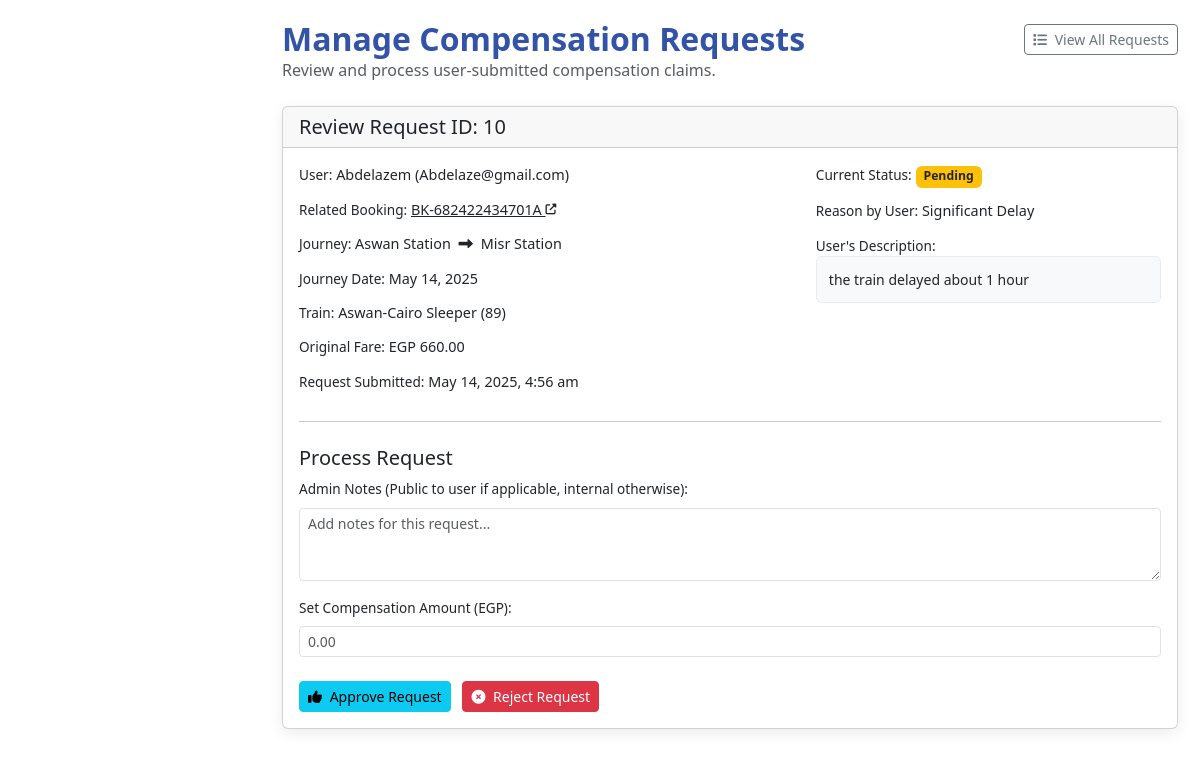
/views/Admin/compensation_requests_admin.php?view_id=10 (signed in), run on the app's committed database.
### tables this page shows
CREATE TABLE `compensation_requests` (
  `request_id` int(10) UNSIGNED NOT NULL,
  `user_id` int(11) NOT NULL,
  `booking_id` int(11) NOT NULL COMMENT 'Reference to bookings.id',
  `request_date` timestamp NOT NULL DEFAULT current_timestamp(),
  `reason_for_request` text NOT NULL,
  `detailed_description` text DEFAULT NULL,
  `status` enum('PENDING','APPROVED','REJECTED','PROCESSED') DEFAULT 'PENDING',
  `admin_notes` text DEFAULT NULL,
  `processed_by_user_id` int(11) DEFAULT NULL COMMENT 'Admin user ID who processed it, matches users.user_id',
  `compensation_amount` decimal(10,2) DEFAULT NULL,
  `processed_date` timestamp NULL DEFAULT NULL,
  `created_at` timestamp NOT NULL DEFAULT current_timestamp(),
  `updated_at` timestamp NOT NULL DEFAULT current_timestamp() ON UPDATE current_timestamp()
);

CREATE TABLE `users` (
  `user_id` int(11) NOT NULL,
  `username` varchar(100) DEFAULT NULL,
  `email` varchar(100) DEFAULT NULL,
  `password` varchar(255) DEFAULT NULL,
  `balance` decimal(10,2) DEFAULT 0.00,
  `last_recharge_date` date DEFAULT NULL,
  `roleid` int(11) NOT NULL,
  `role` varchar(20) NOT NULL DEFAULT 'user',
  `created_at` timestamp NOT NULL DEFAULT current_timestamp(),
  `last_login` timestamp NULL DEFAULT NULL,
  `updated_at` timestamp NOT NULL DEFAULT current_timestamp() ON UPDATE current_timestamp()
);

CREATE TABLE `bookings` (
  `id` int(11) NOT NULL,
  `booking_id` varchar(20) NOT NULL,
  `user_id` int(11) NOT NULL,
  `source_station` varchar(50) NOT NULL,
  `destination_station` varchar(50) NOT NULL,
  `booking_date` datetime NOT NULL,
  `departure_time` time NOT NULL,
  `class` varchar(20) NOT NULL,
  `fare` decimal(10,2) NOT NULL,
  `train_name` varchar(50) NOT NULL,
  `train_number` varchar(20) NOT NULL,
  `status` varchar(20) NOT NULL DEFAULT 'Confirmed',
  `passengers` int(11) NOT NULL DEFAULT 1,
  `ticket_type` enum('one-way','return') NOT NULL DEFAULT 'one-way',
  `return_date` date DEFAULT NULL,
  `created_at` timestamp NOT NULL DEFAULT current_timestamp()
);

### models/CompensationRequest.php (called while the page is built, shortened)
<?php
class CompensationRequest
{
    private $db;
    private $table = 'compensation_requests';
    public function __construct(PDO $pdo_connection)
    {
        $this->db = $pdo_connection;
    }
    public function getByIdWithDetails($request_id)
    {
        $query = "SELECT cr.*,
                         u.username as user_username, u.email as user_email,
                         b.booking_id as display_booking_id,
                         b.source_station as booking_source_station,
                         b.destination_station as booking_destination_station,
                         b.booking_date as booking_journey_date,
                         b.train_name as booking_train_name,
                         b.train_number as booking_train_number,
                         b.fare as booking_original_fare,
                         admin_user.username as processed_by_admin_username
                  FROM " . $this->table . " cr
                  JOIN users u ON cr.user_id = u.user_id
                  JOIN bookings b ON cr.booking_id = b.id
                  LEFT JOIN users admin_user ON cr.processed_by_user_id = admin_user.user_id
                  WHERE cr.request_id = :request_id
                  LIMIT 1";
        try {
            $stmt = $this->db->prepare($query);
            $stmt->bindParam(':request_id', $request_id, PDO::PARAM_INT);
            $stmt->execute();
            return $stmt->fetch(PDO::FETCH_ASSOC);
        } catch (PDOException $e) {
            $this->lastError = "GetByIdWithDetails Error: " . $e->getMessage();
            error_log($this->lastError . " | Request ID: " . $request_id);
            return false;
        }
    }
}

### views/Admin/compensation_requests_admin.php (the view, shortened to what this page needs)
<?php
require_once __DIR__ . '/../../models/CompensationRequest.php';
$filter_by_status = $_GET['status'] ?? '';
$view_specific_request_id = $_GET['view_id'] ?? null;
$request_details_to_view = null;
try {
    $dbController = DBController::getInstance();
    $pdo_connection = $dbController->getConnection();
    $compensationRequestModel = new CompensationRequest($pdo_connection);
    if ($view_specific_request_id) {
        $request_details_to_view = $compensationRequestModel->getByIdWithDetails($view_specific_request_id);
    } else {
        $all_compensation_requests = $compensationRequestModel->getAll($filter_by_status) ?: [];
    }
} catch (Exception $e) {
    error_log("Admin Compensation Page CRITICAL Error: " . $e->getMessage() . "\nTrace: " . $e->getTraceAsString());
    if (empty($page_message)) {
        $page_message = "A critical error occurred while loading the page. Please check logs or contact support.";
        $page_message_type = 'error';
    }
    $all_compensation_requests = [];
    $request_details_to_view = null;
}
function get_status_badge_class_for_cra_final($status)
{
    switch (strtoupper($status)) {
        case 'PENDING':
            return 'bg-warning text-dark';
    }
}
?>
<!DOCTYPE html>
<html lang="en">
<head>
    <link href="../public/css/dashboard.css" rel="stylesheet">
    <link href="../public/assets/css/bootstrap.css" rel="stylesheet">
    <link href="https://cdnjs.cloudflare.com/ajax/libs/font-awesome/6.4.0/css/all.min.css" rel="stylesheet">
</head>
<body>
    <div class="main-content">
        <div class="container-fluid">
            <div class="cra-page-header mb-4 animate__animated animate__fadeInDown">
                <div class="d-flex justify-content-between align-items-center">
                    <h2 class="mb-0">Manage Compensation Requests</h2>
                    <?php if ($request_details_to_view): ?>
                        <a href="compensation_requests_admin.php" class="btn btn-sm btn-outline-secondary"><i class="fas fa-list me-1"></i> View All Requests</a>
                    <?php endif; ?>
                </div>
                <p class="text-muted mb-0">Review and process user-submitted compensation claims.</p>
            </div>
            <?php if ($request_details_to_view): ?>
                <div class="card dashboard-card cra-details-card mb-4 animate__animated animate__fadeInUp">
                    <div class="card-header">
                        <h5 class="mb-0">Review Request ID: <?= htmlspecialchars($request_details_to_view['request_id']) ?></h5>
                    </div>
                    <div class="card-body">
                        <div class="row">
                            <div class="col-lg-7">
                                <div class="detail-block"><span class="detail-label">User:</span> <span class="detail-value"><?= htmlspecialchars($request_details_to_view['user_username']) ?> (<?= htmlspecialchars($request_details_to_view['user_email']) ?>)</span></div>
                                <div class="detail-block"><span class="detail-label">Related Booking:</span>
                                    <a href="view_all_bookings.php?id=<?= htmlspecialchars($request_details_to_view['display_booking_id']) ?>" target="_blank" class="detail-value">
                                        <?= htmlspecialchars($request_details_to_view['display_booking_id']) ?> <i class="fas fa-external-link-alt fa-xs"></i>
                                    </a>
                                </div>
                                <div class="detail-block"><span class="detail-label">Journey:</span> <span class="detail-value"><?= htmlspecialchars($request_details_to_view['booking_source_station'] ?? 'N/A') ?> <i class="fas fa-long-arrow-alt-right mx-1"></i> <?= htmlspecialchars($request_details_to_view['booking_destination_station'] ?? 'N/A') ?></span></div>
                                <div class="detail-block"><span class="detail-label">Journey Date:</span> <span class="detail-value"><?= isset($request_details_to_view['booking_journey_date']) ? date('M j, Y', strtotime($request_details_to_view['booking_journey_date'])) : 'N/A' ?></span></div>
                                <div class="detail-block"><span class="detail-label">Train:</span> <span class="detail-value"><?= htmlspecialchars($request_details_to_view['booking_train_name'] ?? 'N/A') ?> (<?= htmlspecialchars($request_details_to_view['booking_train_number'] ?? 'N/A') ?>)</span></div>
                                <div class="detail-block"><span class="detail-label">Original Fare:</span> <span class="detail-value">EGP <?= isset($request_details_to_view['booking_original_fare']) ? number_format($request_details_to_view['booking_original_fare'], 2) : 'N/A' ?></span></div>
                                <div class="detail-block"><span class="detail-label">Request Submitted:</span> <span class="detail-value"><?= date('M j, Y, g:i a', strtotime($request_details_to_view['request_date'])) ?></span></div>
                            </div>
                            <div class="col-lg-5">
                                <div class="detail-block"><span class="detail-label">Current Status:</span> <span class="badge <?= get_status_badge_class_for_cra_final($request_details_to_view['status']) ?>"><?= htmlspecialchars(ucfirst(strtolower($request_details_to_view['status']))) ?></span></div>
                                <div class="detail-block"><span class="detail-label">Reason by User:</span> <span class="detail-value"><?= nl2br(htmlspecialchars($request_details_to_view['reason_for_request'])) ?></span></div>
                                <div class="detail-block"><span class="detail-label">User's Description:</span>
                                    <div class="description-box"><?= nl2br(htmlspecialchars($request_details_to_view['detailed_description'] ?? 'Not provided.')) ?></div>
                                </div>
                            </div>
                        </div>
                        <hr class="my-3">
                        <?php if ($request_details_to_view['status'] === 'PENDING' || $request_details_to_view['status'] === 'APPROVED'): ?>
                            <h5 class="mt-4">Process Request</h5>
                            <form method="POST" action="compensation_requests_admin.php?view_id=<?= $request_details_to_view['request_id'] ?>" class="mt-2">
                                <div class="mb-3">
                                    <label for="admin_notes" class="form-label detail-label">Admin Notes (Public to user if applicable, internal otherwise):</label>
                                    <textarea name="admin_notes" id="admin_notes" class="form-control form-control-sm" rows="3" placeholder="Add notes for this request..."></textarea>
                                </div>
                                <?php if ($request_details_to_view['status'] === 'PENDING' || ($request_details_to_view['status'] === 'APPROVED' && ($request_details_to_view['compensation_amount'] === null || $request_details_to_view['compensation_amount'] == 0))): ?>
                                    <div class="mb-3">
                                        <label for="compensation_amount" class="form-label detail-label">Set Compensation Amount (EGP):</label>
                                        <input type="number" name="compensation_amount" id="compensation_amount" class="form-control form-control-sm" step="0.01" min="0" value="<?= htmlspecialchars($request_details_to_view['compensation_amount'] ?? '') ?>" placeholder="0.00">
                                    </div>
                                <?php endif; ?>
                                <div class="form-processing-actions">
                                    <?php if ($request_details_to_view['status'] === 'PENDING'): ?>
                                        <button type="submit" name="new_status" value="APPROVED" class="btn btn-info btn-sm"><i class="fas fa-thumbs-up me-1"></i> Approve Request</button>
                                        <button type="submit" name="new_status" value="REJECTED" class="btn btn-danger btn-sm"><i class="fas fa-times-circle me-1"></i> Reject Request</button>
                                    <?php endif; ?>
                                </div>
                            </form>
                        <?php endif; ?>
                    </div>
                </div>
            <?php endif; ?>
        </div>
    </div>
</body>
</html>

### views/public/css/dashboard.css (style rules this page uses)
:root { --primary-color: #3253a8; --secondary-color: #f8f9fa; --accent-color: #ffc107; --text-dark: #212529; --text-light: #f8f9fa; }
body { background-color: #f0f2f5; font-family: 'Segoe UI', Tahoma, Geneva, Verdana, sans-serif; overflow-x: hidden; }
.main-content { margin-left: 250px; padding: 20px; width: 80%; transition: all 0.4s cubic-bezier(0.175, 0.885, 0.32, 1.275); }
.card { border: none; box-shadow: 0 4px 15px rgba(0, 0, 0, 0.08); border-radius: 15px; margin-bottom: 25px; transition: all 0.4s cubic-bezier(0.175, 0.885, 0.32, 1.275); overflow: hidden; animation: fadeIn 0.6s ease-out; animation-fill-mode: both; }
.card-header { font-weight: 600; background-color: white; border-bottom: 1px solid rgba(0, 0, 0, 0.1); padding: 15px 20px; }

### views/Admin/compensation_requests_admin.php (style rules this page uses)
.cra-page-header h2 { color: var(--primary-color, #3a86ff); font-weight: 600; }
.cra-details-card .card-body { font-size: 0.9rem; }
.cra-details-card .badge { font-size: 0.85em; padding: 0.4em 0.65em; }
.form-processing-actions button { margin-top: 0.5rem; margin-right: 0.5rem; }
.detail-label { font-weight: 500; color: var(--text-light-muted); font-size: 0.85rem; }
.detail-value { color: var(--text-dark); }
.detail-block { margin-bottom: 0.8rem; }
.description-box { background-color: #f8f9fa; border: 1px solid #e9ecef; border-radius: var(--card-border-radius-sm, 0.35rem); padding: 0.75rem; max-height: 200px; overflow-y: auto; font-size: 0.875rem; }

### data on the page
compensation_requests: request_id "10", user.username "Abdelazem", user.email "Abdelaze@gmail.com", booking.booking_id "BK-682422434701A", booking.source_station "Aswan Station", booking.destination_station "Misr Station", booking.booking_date "May 14, 2025", booking.train_name "Aswan-Cairo Sleeper", booking.train_number "89", booking.fare "660.00", request_date "May 14, 2025, 4:56 am", status "Pending", reason_for_request "Significant Delay", detailed_description "the train delayed about 1 hour"
